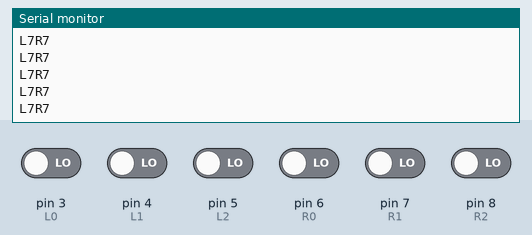
Simulated run of this sketch. Board: Arduino Uno, built with avr-gcc and run on an emulated ATmega328P. Parts: the last lines printed to the serial monitor. Inputs (shaded band) come from the test bench; at power-on: pin 3 (L0), pin 4 (L1), pin 5 (L2), pin 6 (R0), pin 7 (R1), pin 8 (R2) LOW.

Above: at 1.2 s.
1.3 s: pin 3 (L0) driven HIGH
At 1.9 s:
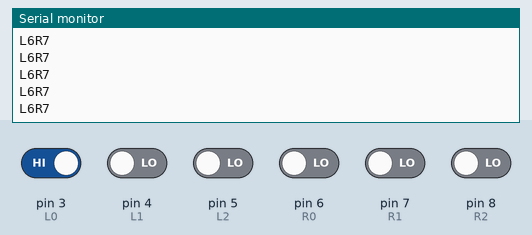
2.8 s: pin 4 (L1) driven HIGH
At 3.7 s:
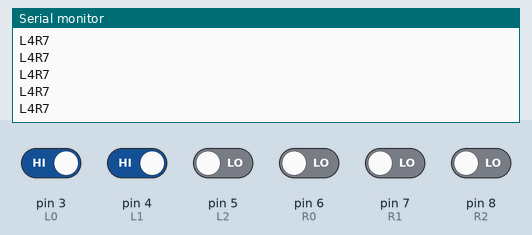
4.3 s: pin 5 (L2) driven HIGH
At 5.1 s:
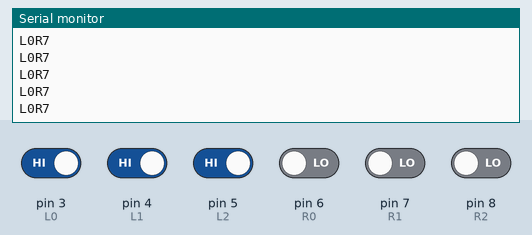
5.8 s: pin 6 (R0) driven HIGH
At 6.3 s:
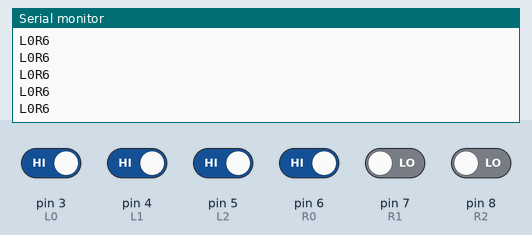
7.3 s: pin 7 (R1) driven HIGH
At 8.3 s:
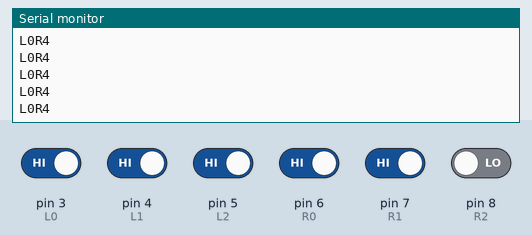
8.8 s: pin 8 (R2) driven HIGH
At 9.8 s:
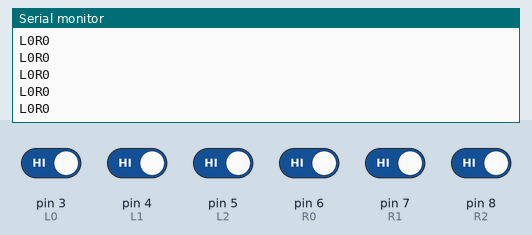
Timing chart, 0 to 11.3 s (numbered marks = the images above; inputs shaded):
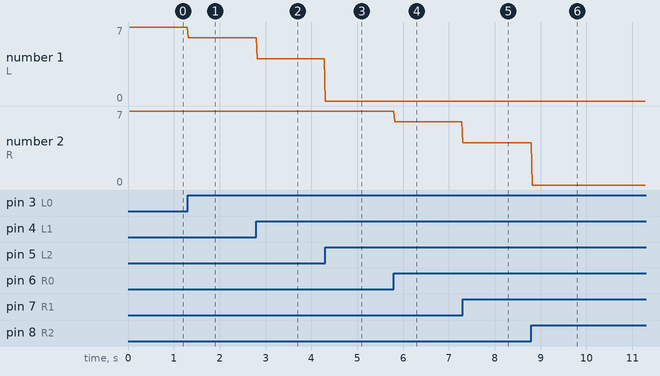

Measured:
- after the input at 1.3 s, the serial monitor: prints a new line at once (image 1)
- after the input at 2.8 s, the serial monitor: prints a new line at once (image 2)
- after the input at 4.3 s, the serial monitor: prints a new line at once (image 3)
- after the input at 5.8 s, the serial monitor: prints a new line at once (image 4)
- after the input at 7.3 s, the serial monitor: prints a new line at once (image 5)
- after the input at 8.8 s, the serial monitor: prints a new line at once (image 6)
- plotted number 1: 7 → 6 after the input at 1.3 s, 6 → 4 after the input at 2.8 s, 4 → 0 after the input at 4.3 s
- plotted number 2: 7 → 6 after the input at 5.8 s, 6 → 4 after the input at 7.3 s

The sketch:

HearPosition.ino
```cpp
//Serial Communication from Arduino
//
//
//  Find a tutorial for How to use Arduino IDE compilator into SimulIDE
//
//


#define L0 3
#define L1 4
#define L2 5
#define R0 6
#define R1 7
#define R2 8


int LeftByte=0;
int RightByte=0;


void setup(){

pinMode(L0,INPUT);
pinMode(L1,INPUT);
pinMode(L2,INPUT);
pinMode(R0,INPUT);
pinMode(R1,INPUT);
pinMode(R2,INPUT);


Serial.begin(9600);

Serial.println("Headphone Sound Radar");
Serial.println("Andy's Softwares");
delay(22);

}

void loop(){
LeftByte=0;
LeftByte+=digitalRead(L0);
LeftByte+=2*digitalRead(L1);
LeftByte+=4*digitalRead(L2);

//Invert input
LeftByte=7-LeftByte;

RightByte=0;
RightByte+=digitalRead(R0);
RightByte+=2*digitalRead(R1);
RightByte+=4*digitalRead(R2);

//Invert input
RightByte=7-RightByte;

Serial.print("L");
Serial.print(LeftByte);
Serial.print("R");
Serial.print(RightByte);
Serial.println();
delay(22);
}
```
